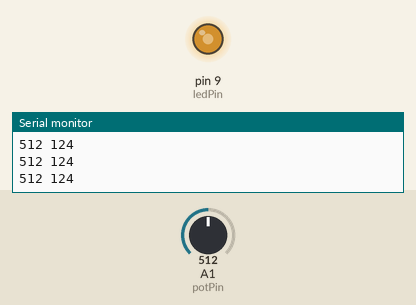
Bench run of a sketch on a simulated Arduino Uno, built with avr-gcc and run on an emulated ATmega328P. On the bench: output pins drawn as LEDs (lit = HIGH), the last lines printed to the serial monitor. The inputs (shaded band) are chosen by the test bench; at power-on: A1 (potPin) = 512. Pins used as bus, display or sensor lines are not drawn.

Above: at 1.2 s.
1.3 s: A1 (potPin) set to 122
4.3 s: A1 (potPin) set to 0
At 4.77 s:
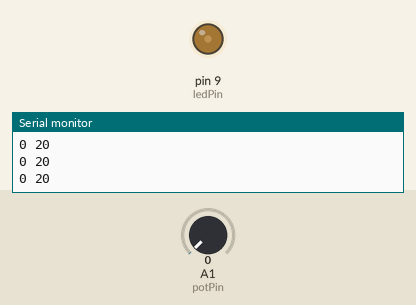
7.3 s: A1 (potPin) set to 716
At 7.39 s:
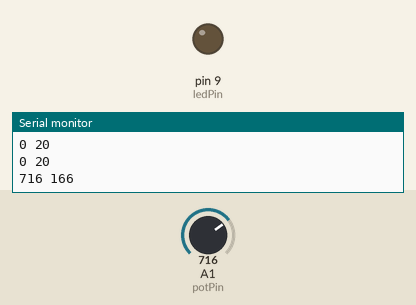
10.3 s: A1 (potPin) set to 1023
Timing chart, 0 to 14.3 s (numbered marks = the images above; inputs shaded):
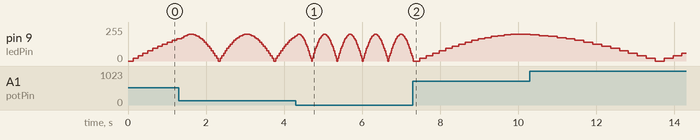

The sketch:

fade_speed_controller.ino
```cpp
#define div 64
#define PI 3.14159

int potPin = A1;
int powerPin = 13;
int ledPin = 9;
int sine_table[div];
int j=0;

void setup()
{
 Serial.begin(9600);
 pinMode(powerPin,OUTPUT);
 digitalWrite(powerPin,HIGH);
 pinMode(ledPin,OUTPUT);
 Serial.print(div);
 for(int i=0; i<div; i++){
  sine_table[i]=200*abs(sin((float)2*PI*i/(float)div));
 }


}

void loop()
{
  int val=analogRead(potPin);
  long speedDelay= 20+(val*(float)200/980);
  Serial.print(val);
  Serial.print(" ");
  Serial.println(speedDelay);
  analogWrite(ledPin,sine_table[j]);
  delay(speedDelay);
  j=(j+1)%div;
}
```
